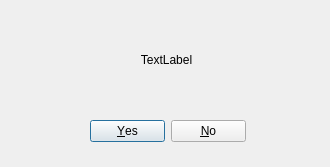
<?xml version="1.0" encoding="UTF-8"?>
<ui version="4.0">
 <class>Dialog</class>
 <widget class="QDialog" name="Dialog">
  <property name="geometry">
   <rect>
    <x>0</x>
    <y>0</y>
    <width>330</width>
    <height>167</height>
   </rect>
  </property>
  <property name="windowTitle">
   <string/>
  </property>
  <widget class="QDialogButtonBox" name="buttonBox">
   <property name="geometry">
    <rect>
     <x>90</x>
     <y>120</y>
     <width>156</width>
     <height>23</height>
    </rect>
   </property>
   <property name="standardButtons">
    <set>QDialogButtonBox::No|QDialogButtonBox::Yes</set>
   </property>
  </widget>
  <widget class="QLabel" name="label">
   <property name="geometry">
    <rect>
     <x>6</x>
     <y>9</y>
     <width>321</width>
     <height>101</height>
    </rect>
   </property>
   <property name="text">
    <string>TextLabel</string>
   </property>
   <property name="alignment">
    <set>Qt::AlignCenter</set>
   </property>
  </widget>
 </widget>
 <resources/>
 <connections/>
</ui>
